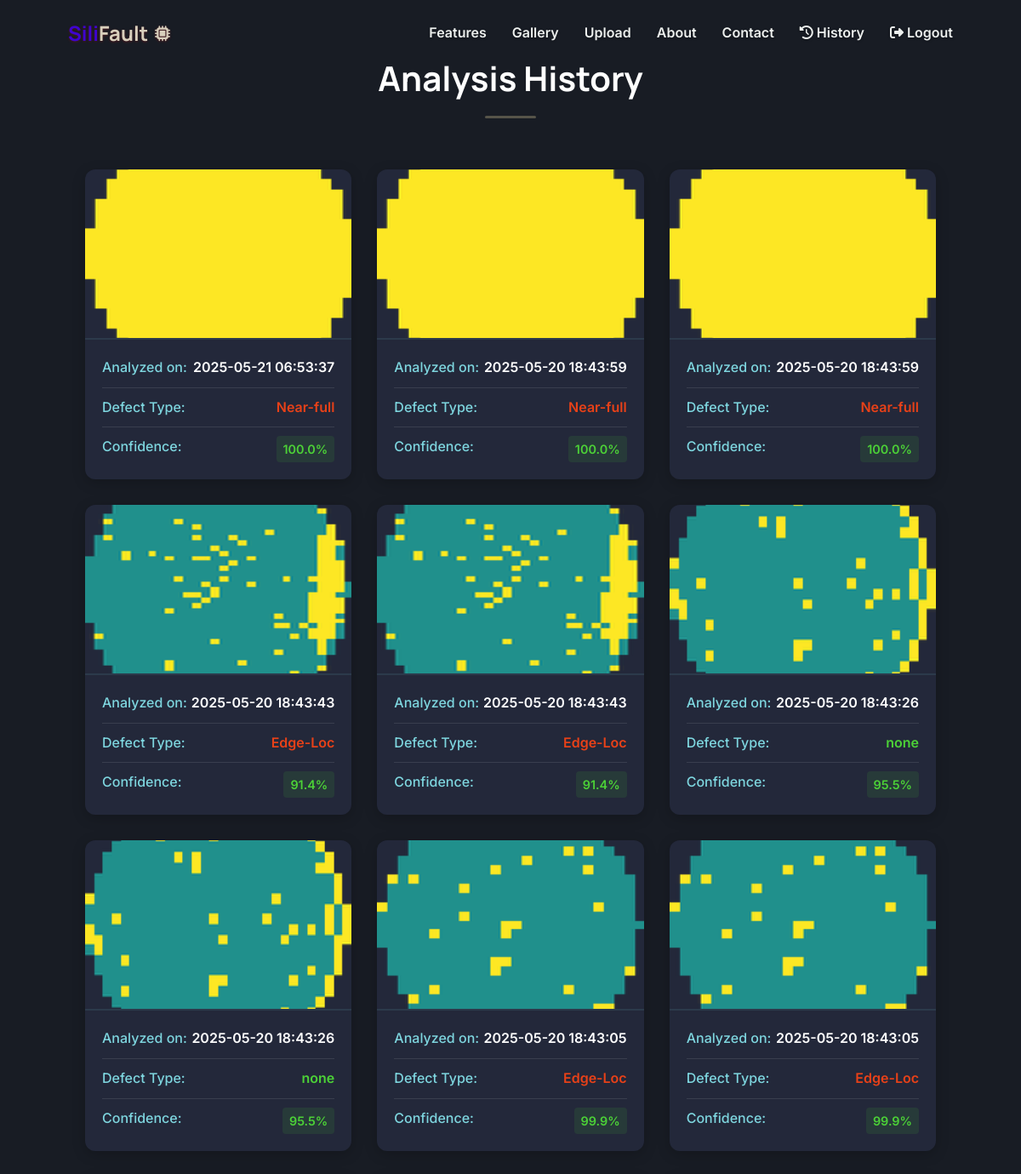
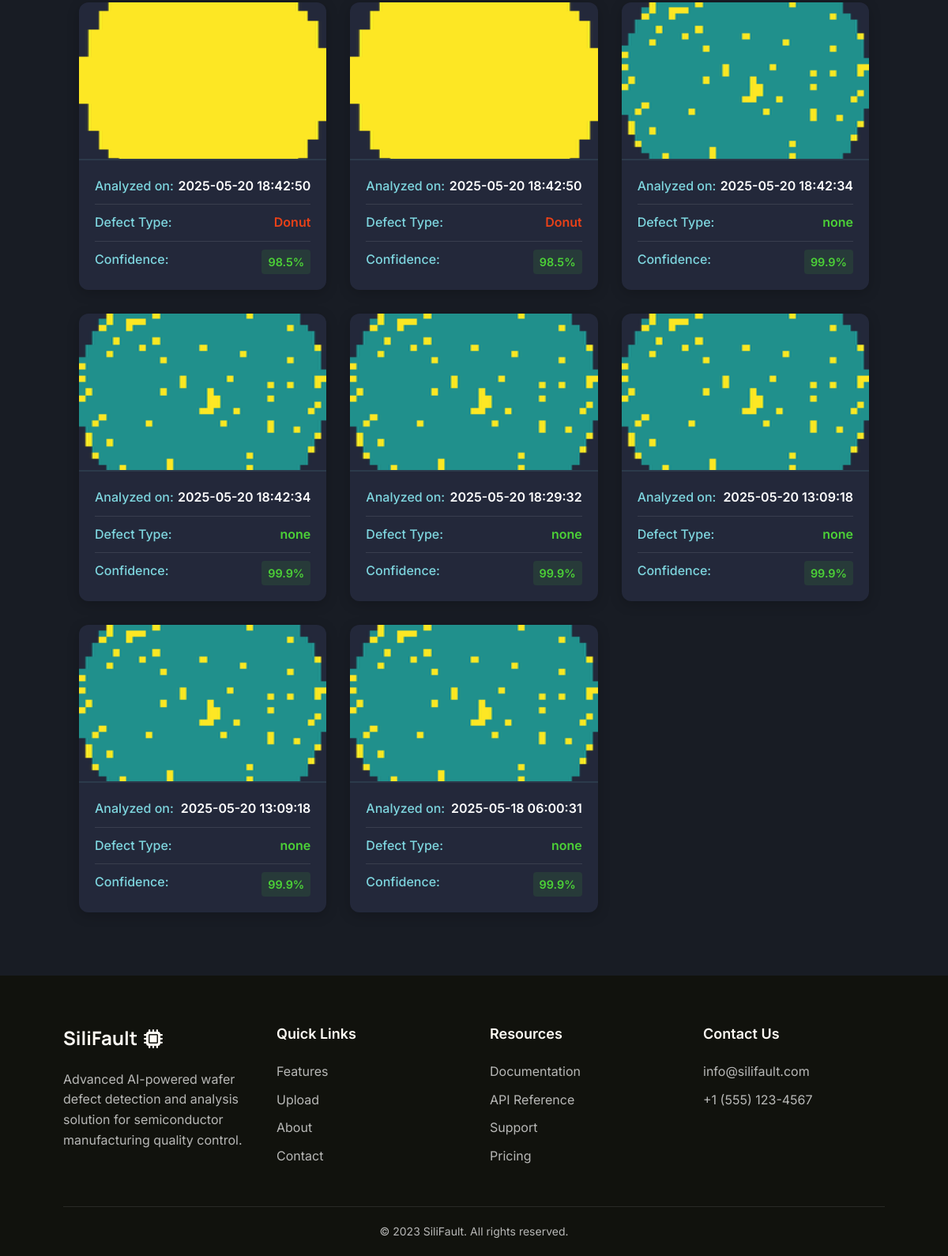
/history (signed in), run on the app's committed database (2 pictures, top to bottom).
### models/prediction.py (models this page shows, shortened)
class Prediction(db.Model):
    id = db.Column(db.Integer, primary_key=True)
    user_id = db.Column(db.Integer, db.ForeignKey('user.id'), nullable=False)
    image_path = db.Column(db.String(255), nullable=False)
    defect_type = db.Column(db.String(100), nullable=False)
    confidence = db.Column(db.Float, nullable=False)
    timestamp = db.Column(db.DateTime, default=datetime.utcnow)
    user = db.relationship('User', backref=db.backref('predictions', lazy=True))

### app.py (the view)
@app.route('/history')
@login_required
def history():
    predictions = Prediction.query.filter_by(user_id=current_user.id).order_by(Prediction.timestamp.desc()).all()
    return render_template('history.html', predictions=predictions)

### app.py (called while the page is built)
@login_manager.user_loader
def load_user(user_id):
    return User.query.get(int(user_id))

### templates/history.html (shortened to what this page needs)
{% extends "base.html" %}
{% block content %}
<section class="history-section">
    <div class="container">
        <h2 class="section-title animate__animated animate__fadeInDown">Analysis History</h2>
        <div class="history-grid">
            {% if predictions %}
                {% for prediction in predictions %}
                    <div class="prediction-card animate__animated animate__fadeInUp">                        <div class="prediction-image">
                            <img src="{{ url_for('static', filename='uploads/' + prediction.image_path) }}" alt="Wafer image">
                        </div>
                        <div class="prediction-details">
                            <div class="prediction-item">
                                <span class="label">Analyzed on:</span>
                                <span class="value">{{ prediction.timestamp.strftime('%Y-%m-%d %H:%M:%S') }}</span>
                            </div>
                            <div class="prediction-item">
                                <span class="label">Defect Type:</span>
                                <span class="value {% if prediction.defect_type == 'none' %}status-pass{% else %}status-fail{% endif %}">
                                    {{ prediction.defect_type }}
                                </span>
                            </div>
                            <div class="prediction-item">
                                <span class="label">Confidence:</span>
                                <span class="value confidence-badge {% if prediction.confidence > 80 %}high-confidence{% elif prediction.confidence > 50 %}medium-confidence{% else %}low-confidence{% endif %}">
                                    {{ "%.1f"|format(prediction.confidence) }}%
                                </span>
                            </div>
                        </div>
                    </div>
                {% endfor %}
            {% endif %}
        </div>
    </div>
</section>
{% endblock %}

### templates/base.html (shortened to what this page needs)
<!DOCTYPE html>
<html lang="en">
<head>
    <link rel="stylesheet" href="https://cdnjs.cloudflare.com/ajax/libs/font-awesome/6.4.0/css/all.min.css">
    <link rel="stylesheet" href="{{ url_for('static', filename='css/style.css') }}">
</head>
<body class="{% block body_class %}{% endblock %}">
    <header>
        <div class="container">
            <nav class="navbar">
                <a href="/" class="logo">Sili<span>Fault</span><i class="fas fa-microchip logo-icon"></i></a>
                <ul class="nav-links">
                    <li><a href="/features">Features</a></li>
                    <li><a href="/gallery">Gallery</a></li>
                    <li><a href="/upload">Upload</a></li>
                    <li><a href="/about">About</a></li>
                    <li><a href="/contact">Contact</a></li>
                    {% if current_user.is_authenticated %}
                        <li><a href="/history"><i class="fas fa-history"></i> History</a></li>
                        <li><a href="{{ url_for('logout') }}"><i class="fas fa-sign-out-alt"></i> Logout</a></li>
                    {% else %}
                        <li><a href="{{ url_for('login') }}"><i class="fas fa-sign-in-alt"></i> Login</a></li>
                    {% endif %}
                </ul>
            </nav>
        </div>
    </header>
    <main>
        {% block content %}{% endblock %}
    </main>
    <footer>
        <div class="container">
            <div class="footer-content">
                <div class="footer-about">
                    <div class="footer-logo">SiliFault <i class="fas fa-microchip"></i></div>
                    <p class="footer-text">Advanced AI-powered wafer defect detection and analysis solution for semiconductor manufacturing quality control.</p>
                </div>
                <div class="footer-links-container">
                    <h3 class="footer-title">Quick Links</h3>
                    <ul class="footer-links">
                        <li><a href="/features">Features</a></li>
                        <li><a href="/upload">Upload</a></li>
                        <li><a href="/about">About</a></li>
                        <li><a href="/contact">Contact</a></li>
                    </ul>
                </div>
                <div class="footer-links-container">
                    <h3 class="footer-title">Resources</h3>
                    <ul class="footer-links">
                        <li><a href="#">Documentation</a></li>
                        <li><a href="#">API Reference</a></li>
                        <li><a href="#">Support</a></li>
                        <li><a href="#">Pricing</a></li>
                    </ul>
                </div>
                <div class="footer-contact">
                    <h3 class="footer-title">Contact Us</h3>
                    <ul class="footer-links">
                        <li><a href="mailto:info@silifault.com">info@silifault.com</a></li>
                        <li><a href="tel:+15551234567">+1 (555) 123-4567</a></li>
                    </ul>
                </div>
            </div>
            <div class="copyright">
                <p>&copy; 2023 SiliFault. All rights reserved.</p>
            </div>
        </div>
    </footer>
</body>
</html>

### static/css/style.css (style rules this page uses)
:root { --primary-color: #565449; --secondary-color: #11120D; --accent-color: #D8CFBC; --dark-color: #11120D; --light-color: #FFFBF4; --gray-color: #8A94A6; --success-color: #78866B; --danger-color: #8B0000; --warning-color: #A58D69; --body-font: 'Inter', sans-serif; --heading-font: 'Manrope', sans-serif; }
* { margin: 0; padding: 0; box-sizing: border-box; }
body { font-family: var(--body-font); color: var(--dark-color); background-color: var(--light-color); line-height: 1.6; overflow-x: hidden; }
a { text-decoration: none; color: var(--primary-color); transition: all 0.7s ease; }
.container { width: 90%; max-width: 1200px; margin: 0 auto; padding: 0 20px; }
.section-title { font-family: var(--heading-font); font-size: 32px; margin-bottom: 30px; text-align: center; font-weight: 700; position: relative; padding-bottom: 15px; }
.section-title::after { content: ''; position: absolute; bottom: 0; left: 50%; transform: translateX(-50%); width: 60px; height: 3px; background-color: var(--primary-color); border-radius: 3px; }
header { position: fixed; top: 0; left: 0; width: 100%; z-index: 100; background-color: transparent; box-shadow: none; transition: all 0.3s ease; }
.navbar { display: flex; justify-content: space-between; align-items: center; padding: 20px 0; }
.logo { font-family: var(--heading-font); font-size: 24px; font-weight: 700; color: rgb(62, 4, 208); display: flex; align-items: center; text-shadow: 0 1px 3px rgba(196, 9, 9, 0.3); }
.logo span { color: var(--accent-color); }
.logo-icon { margin-left: 8px; color: var(--accent-color); font-size: 18px; }
.nav-links { display: flex; list-style: none; }
.nav-links li { margin-left: 30px; }
.nav-links a { color: rgb(237, 240, 238); font-weight: 600; position: relative; text-shadow: 0 1px 3px rgba(0, 0, 0, 0.3); }
.nav-links a::after { content: ''; position: absolute; bottom: -5px; left: 0; width: 0; height: 2px; background-color: var(--accent-color); transition: width 0.3s ease; }
footer { background-color: var(--secondary-color); color: var(--light-color); padding: 60px 0 20px; }
.footer-content { display: grid; grid-template-columns: repeat(auto-fit, minmax(200px, 1fr)); gap: 40px; margin-bottom: 40px; }
.footer-logo { font-family: var(--heading-font); font-size: 24px; font-weight: 700; margin-bottom: 20px; display: flex; align-items: center; gap: 8px; }
.footer-text { color: rgba(255, 255, 255, 0.7); margin-bottom: 20px; }
.footer-title { font-size: 18px; font-weight: 600; margin-bottom: 20px; }
.footer-links { list-style: none; }
.footer-links li { margin-bottom: 10px; }
.footer-links a { color: rgba(255, 255, 255, 0.7); transition: all 0.3s ease; }
.copyright { text-align: center; padding-top: 20px; border-top: 1px solid rgba(255, 255, 255, 0.1); color: rgba(255, 255, 255, 0.7); font-size: 14px; }

### templates/base.html (style rules this page uses)
.nav-links a { position: relative; transition: color 0.3s ease; }
.nav-links a::after { content: ''; position: absolute; width: 0; height: 2px; bottom: -4px; left: 0; background-color: #007bff; transition: width 0.3s ease; }
.logo { transition: transform 0.3s ease; }
.logo-icon { transition: transform 0.3s ease; }
.footer-links a { position: relative; transition: color 0.3s ease; }
.footer-content { animation: fadeIn 0.8s ease-out; }
body { opacity: 0; animation: fadeIn 0.5s ease-out forwards; }

### data on the page
Prediction: image_path (picture), timestamp "2025-05-21 06:53:37", defect_type "Near-full", confidence "100.0"
Prediction: image_path (picture), timestamp "2025-05-20 18:43:59", defect_type "Near-full", confidence "100.0"
Prediction: image_path (picture), timestamp "2025-05-20 18:43:59", defect_type "Near-full", confidence "100.0"
Prediction: image_path (picture), timestamp "2025-05-20 18:43:43", defect_type "Edge-Loc", confidence "91.4"
Prediction: image_path (picture), timestamp "2025-05-20 18:43:43", defect_type "Edge-Loc", confidence "91.4"
Prediction: image_path (picture), timestamp "2025-05-20 18:43:26", defect_type "none", confidence "95.5"
Prediction: image_path (picture), timestamp "2025-05-20 18:43:26", defect_type "none", confidence "95.5"
Prediction: image_path (picture), timestamp "2025-05-20 18:43:05", defect_type "Edge-Loc", confidence "99.9"
Prediction: image_path (picture), timestamp "2025-05-20 18:43:05", defect_type "Edge-Loc", confidence "99.9"
Prediction: image_path (picture), timestamp "2025-05-20 18:42:50", defect_type "Donut", confidence "98.5"
Prediction: image_path (picture), timestamp "2025-05-20 18:42:50", defect_type "Donut", confidence "98.5"
Prediction: image_path (picture), timestamp "2025-05-20 18:42:34", defect_type "none", confidence "99.9"
Prediction: image_path (picture), timestamp "2025-05-20 18:42:34", defect_type "none", confidence "99.9"
Prediction: image_path (picture), timestamp "2025-05-20 18:29:32", defect_type "none", confidence "99.9"
Prediction: image_path (picture), timestamp "2025-05-20 13:09:18", defect_type "none", confidence "99.9"
Prediction: image_path (picture), timestamp "2025-05-20 13:09:18", defect_type "none", confidence "99.9"
Prediction: image_path (picture), timestamp "2025-05-18 06:00:31", defect_type "none", confidence "99.9"
